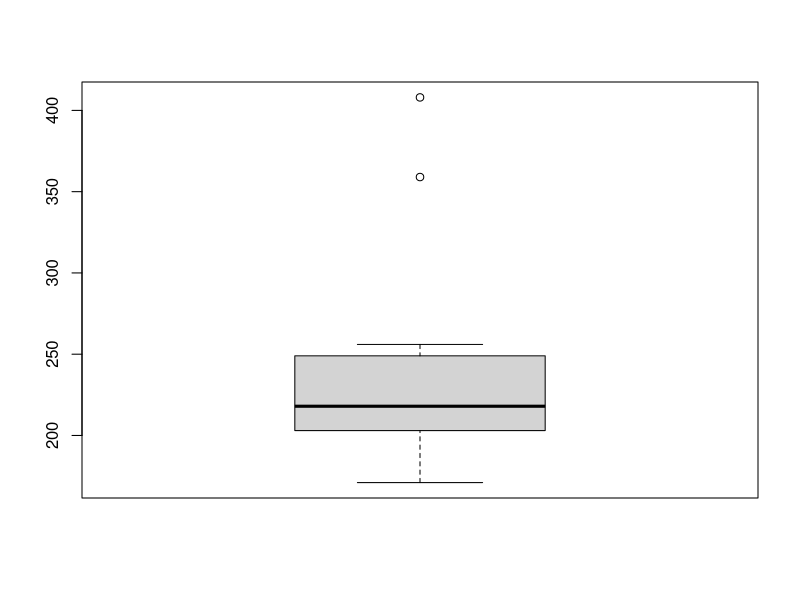
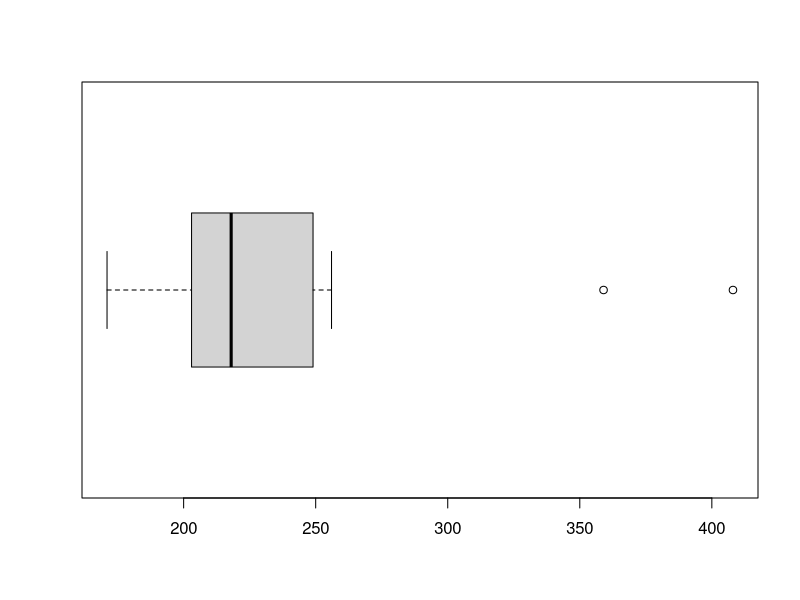
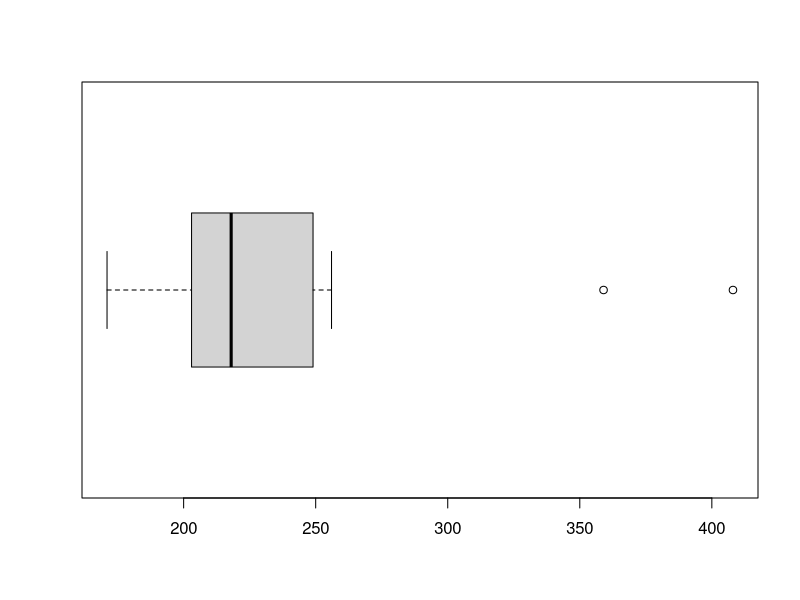
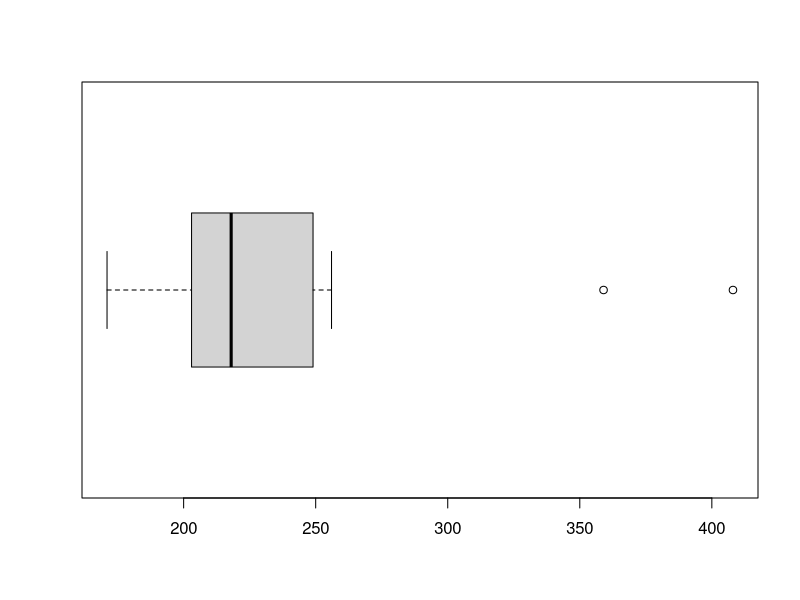

Generate these figures, in order, with R:
x <- c(5,5,5,6,7,8)
sum(x-mean(x)) # = 0

# var and sd in R
xbar <- mean(x)
s2 <- sum((x-xbar)^2)/(length(x)-1); s2
s <- sqrt(s2); s

# sample var and sample sd
var(x)
sd(x)

pop_var <- function(x){
  xbar <- mean(x)
  return(sum((x-xbar)^2)/(length(x)))
}

#10 25   67 10 100 102     401
# 
data_hw <- scan()

pop.var <- pop_var(x)
pop.sd <- sqrt(pop_var(x))

# sample variance and sd
var(x)
sd(x)

# keep in mind these commands above give SAMPLE variance and sd. 
#     If we wanted population, we would use the s2 and s above, but use 
#     length(x) instead of length(x)-1.

bp_data <- c(3,4,8,10,10,16,13,21,20,21,79)

# boxplot example
bp_data <- c(171,178,201,203,205,211,218,223,234,249,256,359,408)
median(bp_data)
summary(bp_data) # notice it includes outliers in FNS

boxplot(bp_data) # vertical! yuck
?boxplot
boxplot(bp_data, horizontal=T)
bp <- boxplot(bp_data, horizontal=T)
bp$stats # true FNS! use this on hw
bp$out # outliers!

fu <- bp$stats[4]
fl <- bp$stats[2]
fs <- fu-fl; fs
mild_outliers_range <- c(fl - 1.5*fs, fu + 1.5*fs); mild_outliers_range
ext_outliers_range <- c(fl - 3*fs, fu + 3*fs); ext_outliers_range

# getting actual outliers
bp_data[which(bp_data >= ext_outliers_range[2] | bp_data <= ext_outliers_range[1])]
bp_data[which(bp_data >= mild_outliers_range[2] | bp_data <= mild_outliers_range[1])]

find_outliers <- function(data){
  bp <- boxplot(data, horizontal=T)
  fl <- bp$stats[2]; fl
  fu <- bp$stats[4]; fu
  fs <- fu - fl
  
  mild_range <- c(fl - 1.5*fs, fu + 1.5*fs); mild_range
  ext_range  <- c(fl - 3*fs, fu + 3*fs); ext_range
  
  
  cat("Extreme Outliers: ", 
      data[which(data <=  ext_range[1] | data >=  ext_range[2])])
  
  cat("\n   Mild Outliers: ", 
      data[which((data <= mild_range[1] | data >= mild_range[2]) & 
                !(data <= ext_range[1] | data >= ext_range[2]))
           ]
      )
}
find_outliers(bp_data)
